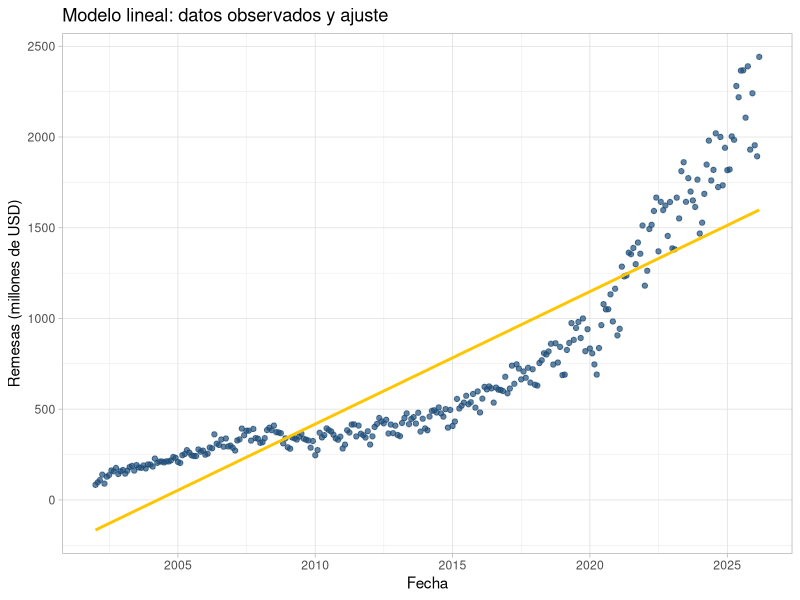
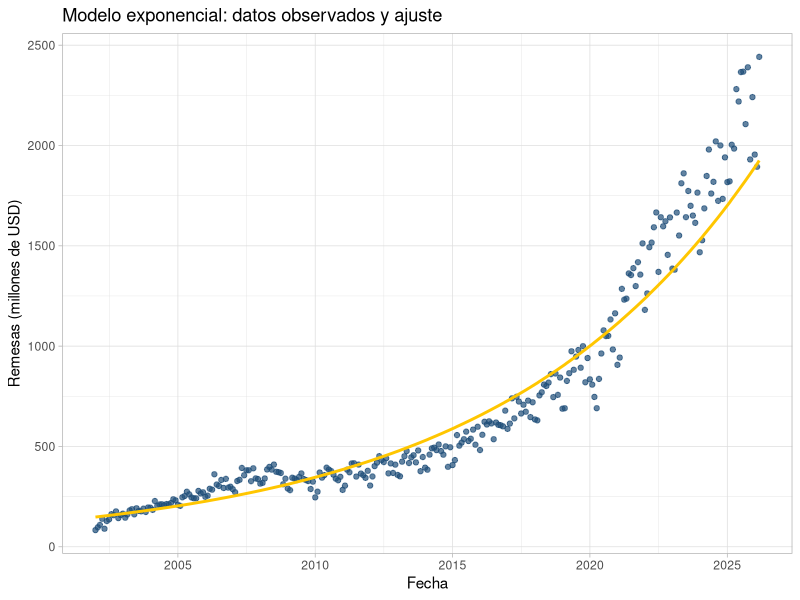
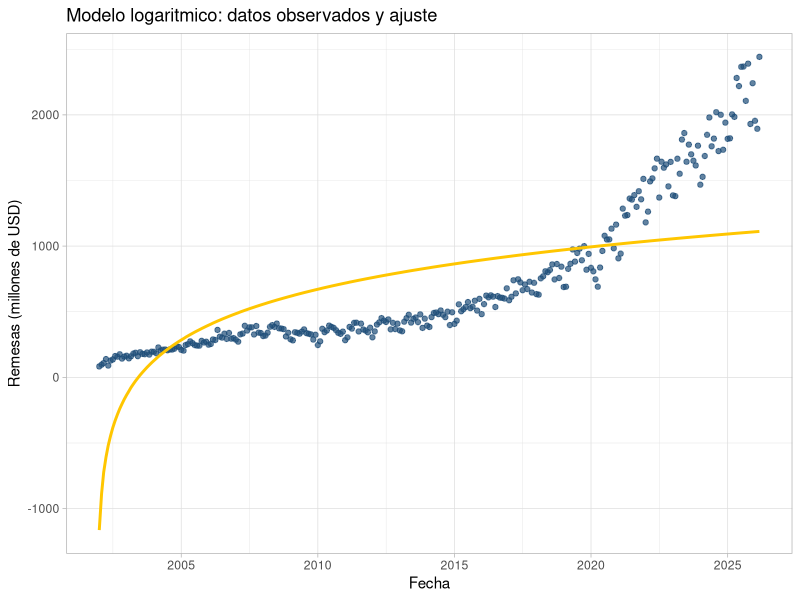
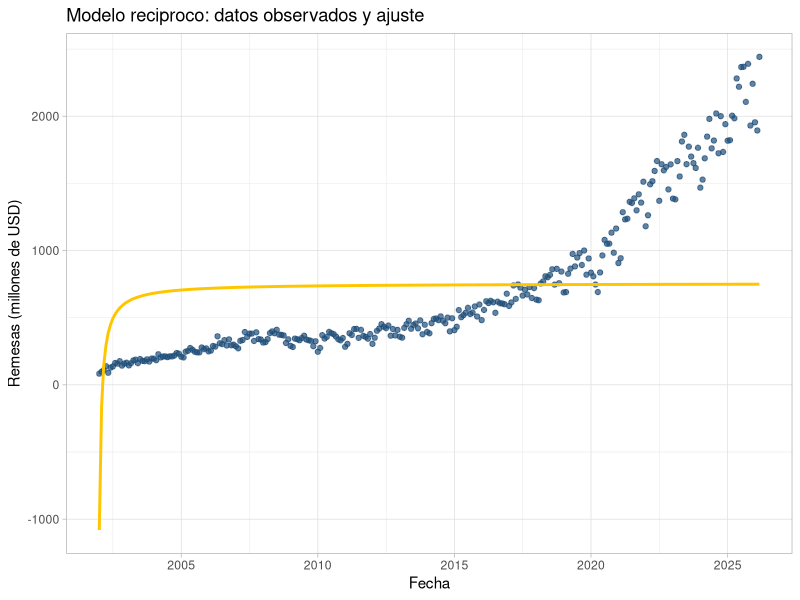
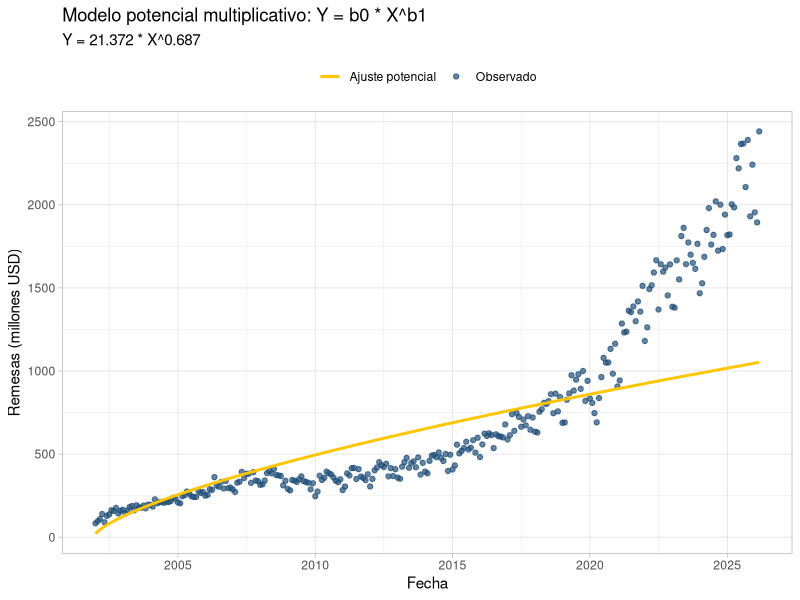
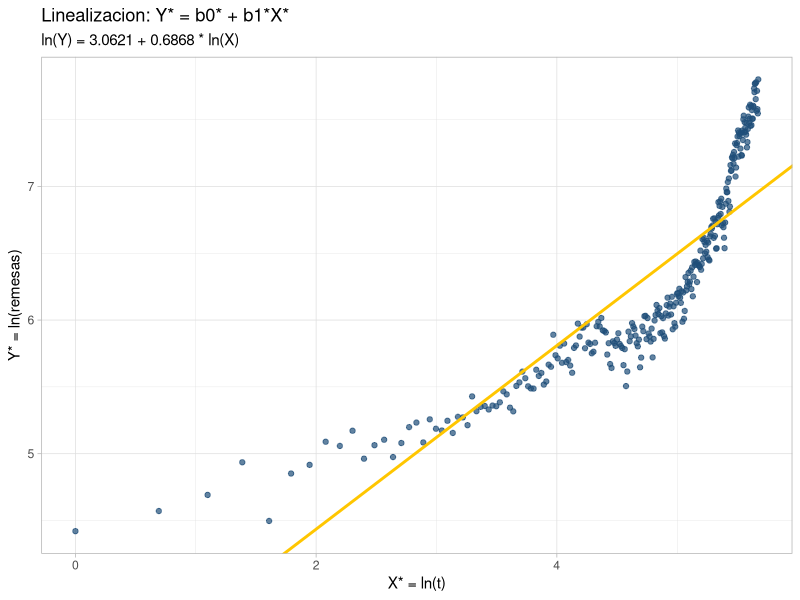

Here is the R script that generated these plots, in order:
## ---- chunk 1
knitr::opts_chunk$set(echo = TRUE)

library(here)
library(readr)
library(dplyr)
library(tidyr)
library(ggplot2)
library(knitr)
## ---- chunk 2
remesas_wide <- read_csv(
  here("mrl/final-project/remfam2002_2026.csv"),
  show_col_types = FALSE
)

remesas_wide_muestra <- remesas_wide %>%
  select(Mes, all_of(c("2002", "2003", "2004", "2023", "2024", "2025", "2026")))

kable(
  remesas_wide_muestra,
  caption = "Tabla original (ancho): años 2002-2004 y 2023-2026"
)

## ---- chunk 3
meses <- c(
  "Enero", "Febrero", "Marzo", "Abril", "Mayo", "Junio",
  "Julio", "Agosto", "Septiembre", "Octubre", "Noviembre", "Diciembre"
)

remesas_long <- remesas_wide %>%
  pivot_longer(
    cols = -Mes,
    names_to = "anio",
    values_to = "remesas"
  ) %>%
  mutate(
    anio = as.integer(anio),
    remesas = as.numeric(remesas)
  ) %>%
  drop_na(remesas) %>%
  mutate(
    mes_num = match(Mes, meses),
    fecha = as.Date(sprintf("%04d-%02d-01", anio, mes_num))
  ) %>%
  arrange(fecha) %>%
  mutate(t = row_number())
## ---- chunk 4
kable(
  head(remesas_long),
  caption = "Primeras filas de remesas_long (formato largo)"
)
## ---- chunk 5
resumen_observaciones <- data.frame(
  Metrica = "Numero total de observaciones",
  Valor = nrow(remesas_long)
)

kable(
  resumen_observaciones,
  caption = "Resumen de observaciones"
)
## ---- chunk 6
modelo_lineal <- lm(remesas ~ t, data = remesas_long)
## ---- chunk 7
resumen_lineal <- summary(modelo_lineal)

coeficientes_lineal <- as.data.frame(coef(resumen_lineal))
coeficientes_lineal$Termino <- rownames(coeficientes_lineal)
coeficientes_lineal <- coeficientes_lineal %>%
  select(Termino, Estimate, `Std. Error`, `t value`, `Pr(>|t|)`)

fstat_lineal <- resumen_lineal$fstatistic
pvalor_global_lineal <- pf(
  fstat_lineal[1],
  fstat_lineal[2],
  fstat_lineal[3],
  lower.tail = FALSE
)

metricas_lineal <- data.frame(
  Metrica = c("R^2", "R^2 ajustado", "p-value global (F-test)"),
  Valor = c(
    resumen_lineal$r.squared,
    resumen_lineal$adj.r.squared,
    pvalor_global_lineal
  )
)

kable(
  coeficientes_lineal,
  digits = 4,
  caption = "Coeficientes del modelo lineal"
)

kable(
  metricas_lineal,
  digits = 6,
  caption = "Metricas principales del modelo lineal"
)
## ---- chunk 8
lineal_df <- remesas_long %>%
  mutate(ajuste_lineal = fitted(modelo_lineal))

ggplot(lineal_df, aes(x = fecha, y = remesas)) +
  geom_point(color = "#1f4e79", alpha = 0.7) +
  geom_line(aes(y = ajuste_lineal), color = "#ffc600", linewidth = 1) +
  labs(
    title = "Modelo lineal: datos observados y ajuste",
    x = "Fecha",
    y = "Remesas (millones de USD)"
  ) +
  theme_light()
## ---- chunk 9
modelo_exponencial <- lm(log(remesas) ~ t, data = remesas_long)
## ---- chunk 10
resumen_exponencial <- summary(modelo_exponencial)

coeficientes_exponencial <- as.data.frame(coef(resumen_exponencial))
coeficientes_exponencial$Termino <- rownames(coeficientes_exponencial)
coeficientes_exponencial <- coeficientes_exponencial %>%
  select(Termino, Estimate, `Std. Error`, `t value`, `Pr(>|t|)`)

fstat_exponencial <- resumen_exponencial$fstatistic
pvalor_global_exponencial <- pf(
  fstat_exponencial[1],
  fstat_exponencial[2],
  fstat_exponencial[3],
  lower.tail = FALSE
)

metricas_exponencial <- data.frame(
  Metrica = c("R^2", "R^2 ajustado", "p-value global (F-test)"),
  Valor = c(
    resumen_exponencial$r.squared,
    resumen_exponencial$adj.r.squared,
    pvalor_global_exponencial
  )
)

kable(
  coeficientes_exponencial,
  digits = 4,
  caption = "Coeficientes del modelo exponencial (escala log)"
)

kable(
  metricas_exponencial,
  digits = 6,
  caption = "Metricas principales del modelo exponencial"
)
## ---- chunk 11
exponencial_df <- remesas_long %>%
  mutate(ajuste_exponencial = exp(fitted(modelo_exponencial)))

ggplot(exponencial_df, aes(x = fecha, y = remesas)) +
  geom_point(color = "#1f4e79", alpha = 0.7) +
  geom_line(aes(y = ajuste_exponencial), color = "#ffc600", linewidth = 1) +
  labs(
    title = "Modelo exponencial: datos observados y ajuste",
    x = "Fecha",
    y = "Remesas (millones de USD)"
  ) +
  theme_light()
## ---- chunk 12
modelo_logaritmico <- lm(remesas ~ log(t), data = remesas_long)
## ---- chunk 13
resumen_logaritmico <- summary(modelo_logaritmico)

coeficientes_logaritmico <- as.data.frame(coef(resumen_logaritmico))
coeficientes_logaritmico$Termino <- rownames(coeficientes_logaritmico)
coeficientes_logaritmico <- coeficientes_logaritmico %>%
  select(Termino, Estimate, `Std. Error`, `t value`, `Pr(>|t|)`)

fstat_logaritmico <- resumen_logaritmico$fstatistic
pvalor_global_logaritmico <- pf(
  fstat_logaritmico[1],
  fstat_logaritmico[2],
  fstat_logaritmico[3],
  lower.tail = FALSE
)

metricas_logaritmico <- data.frame(
  Metrica = c("R^2", "R^2 ajustado", "p-value global (F-test)"),
  Valor = c(
    resumen_logaritmico$r.squared,
    resumen_logaritmico$adj.r.squared,
    pvalor_global_logaritmico
  )
)

kable(
  coeficientes_logaritmico,
  digits = 4,
  caption = "Coeficientes del modelo logaritmico"
)

kable(
  metricas_logaritmico,
  digits = 6,
  caption = "Metricas principales del modelo logaritmico"
)
## ---- chunk 14
logaritmico_df <- remesas_long %>%
  mutate(ajuste_logaritmico = fitted(modelo_logaritmico))

ggplot(logaritmico_df, aes(x = fecha, y = remesas)) +
  geom_point(color = "#1f4e79", alpha = 0.7) +
  geom_line(aes(y = ajuste_logaritmico), color = "#ffc600", linewidth = 1) +
  labs(
    title = "Modelo logaritmico: datos observados y ajuste",
    x = "Fecha",
    y = "Remesas (millones de USD)"
  ) +
  theme_light()
## ---- chunk 15
modelo_reciproco <- lm(remesas ~ I(1 / t), data = remesas_long)
## ---- chunk 16
resumen_reciproco <- summary(modelo_reciproco)

coeficientes_reciproco <- as.data.frame(coef(resumen_reciproco))
coeficientes_reciproco$Termino <- rownames(coeficientes_reciproco)
coeficientes_reciproco <- coeficientes_reciproco %>%
  select(Termino, Estimate, `Std. Error`, `t value`, `Pr(>|t|)`)

fstat_reciproco <- resumen_reciproco$fstatistic
pvalor_global_reciproco <- pf(
  fstat_reciproco[1],
  fstat_reciproco[2],
  fstat_reciproco[3],
  lower.tail = FALSE
)

metricas_reciproco <- data.frame(
  Metrica = c("R^2", "R^2 ajustado", "p-value global (F-test)"),
  Valor = c(
    resumen_reciproco$r.squared,
    resumen_reciproco$adj.r.squared,
    pvalor_global_reciproco
  )
)

kable(
  coeficientes_reciproco,
  digits = 4,
  caption = "Coeficientes del modelo reciproco"
)

kable(
  metricas_reciproco,
  digits = 6,
  caption = "Metricas principales del modelo reciproco"
)
## ---- chunk 17
reciproco_df <- remesas_long %>%
  mutate(ajuste_reciproco = fitted(modelo_reciproco))

ggplot(reciproco_df, aes(x = fecha, y = remesas)) +
  geom_point(color = "#1f4e79", alpha = 0.7) +
  geom_line(aes(y = ajuste_reciproco), color = "#ffc600", linewidth = 1) +
  labs(
    title = "Modelo reciproco: datos observados y ajuste",
    x = "Fecha",
    y = "Remesas (millones de USD)"
  ) +
  theme_light()
## ---- chunk 18
# Ajuste linealizado: ln(Y) = ln(b0) + b1 * ln(X)
modelo_potencial <- lm(log(remesas) ~ log(t), data = remesas_long)

b0_star <- coef(modelo_potencial)[1]
b1 <- coef(modelo_potencial)[2]
b0 <- exp(b0_star)

potencial_df <- remesas_long %>%
  mutate(
    ajuste_log = fitted(modelo_potencial),
    ajuste_potencial = exp(ajuste_log),
    residuo = remesas - ajuste_potencial
  )

summary(modelo_potencial)
cat(sprintf("\nEcuacion ajustada: Y = %.4f * X^%.4f\n", b0, b1))
## ---- chunk 19
ggplot(potencial_df, aes(x = fecha)) +
  geom_point(aes(y = remesas, color = "Observado"), alpha = 0.7) +
  geom_line(aes(y = ajuste_potencial, color = "Ajuste potencial"), linewidth = 1) +
  scale_color_manual(NULL, values = c("Observado" = "#1f4e79",
                                      "Ajuste potencial" = "#ffc600")) +
  labs(title = "Modelo potencial multiplicativo: Y = b0 * X^b1",
       subtitle = sprintf("Y = %.3f * X^%.3f", b0, b1),
       x = "Fecha", y = "Remesas (millones USD)") +
  theme_light() +
  theme(legend.position = "top")
## ---- chunk 20
ggplot(potencial_df, aes(x = log(t), y = log(remesas))) +
  geom_point(color = "#1f4e79", alpha = 0.7) +
  geom_abline(intercept = b0_star, slope = b1,
              color = "#ffc600", linewidth = 1) +
  labs(title = "Linealizacion: Y* = b0* + b1*X*",
       subtitle = sprintf("ln(Y) = %.4f + %.4f * ln(X)", b0_star, b1),
       x = "X* = ln(t)", y = "Y* = ln(remesas)") +
  theme_light()
## ---- chunk 21
summary(modelo_logaritmico)
